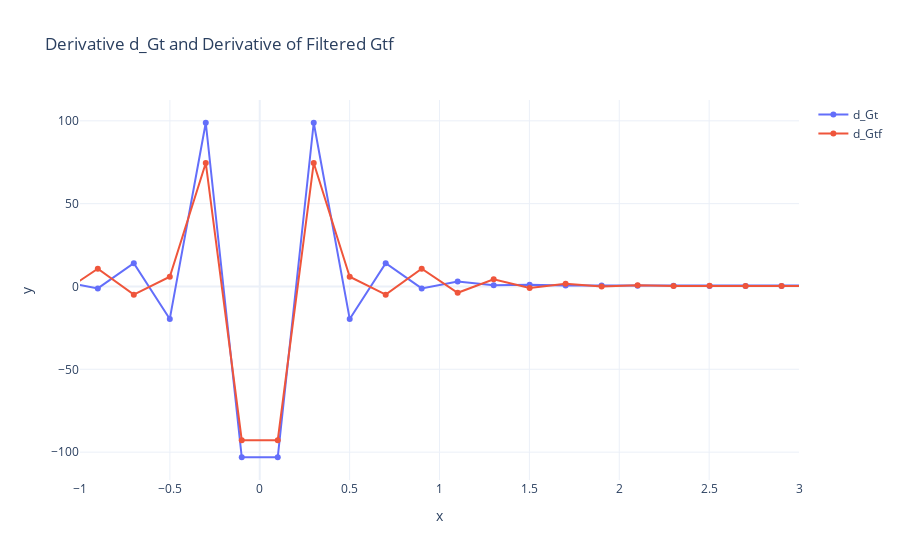

Notebook cell for this chart:
### Code cell
fig = go.Figure()
fig.add_trace(go.Scatter(x=r, y=d_Gt, name="d_Gt", mode="lines+markers"))
fig.add_trace(go.Scatter(x=r, y=d_Gtf, name="d_Gtf", mode="lines+markers"))
fig.update_layout(
    title='Derivative d_Gt and Derivative of Filtered Gtf',
    xaxis=dict(title='x', type='linear'),  # use 'log' for log scale
    yaxis=dict(title='y'),
    xaxis_range=[-1,3],
    hovermode='x',
    template='plotly_white'
)

### Figure 1 — Plotly figure (JSON) as saved in the notebook; plotly's stock layout.template omitted (floating-point values rounded to 4 significant figures; data arrays with more than 128 entries replaced by an {"elided": "..."} marker saying what was removed)
{"data": [{"mode": "lines+markers", "name": "d_Gt", "type": "scatter", "x": {"elided": "1006 float values"}, "y": {"elided": "1006 float values"}}, {"mode": "lines+markers", "name": "d_Gtf", "type": "scatter", "x": {"elided": "1006 float values"}, "y": {"elided": "1006 float values"}}], "layout": {"hovermode": "x", "title": {"text": "Derivative d_Gt and Derivative of Filtered Gtf"}, "xaxis": {"range": [-1, 3], "title": {"text": "x"}, "type": "linear"}, "yaxis": {"title": {"text": "y"}}}}
